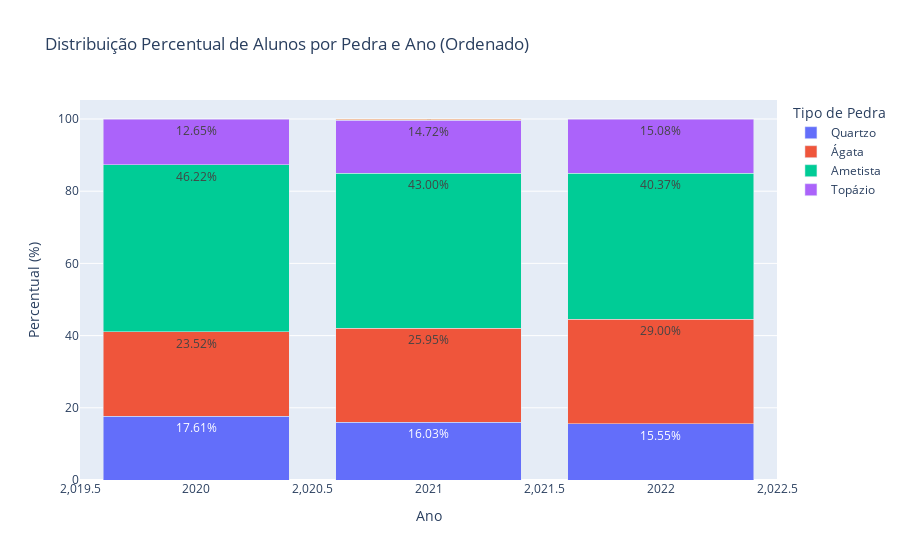

The code cell stored with this chart in its notebook:
### Markdown cell above
### Análise de Alunos que Atingiram o Ponto de Virada por Ano

O gráfico acima apresenta a evolução do número de alunos que atingiram o ponto de virada ao longo dos anos de 2020, 2021 e 2022. O ponto de virada é um indicador significativo de progresso no desempenho acadêmico, marcando uma mudança positiva na trajetória educacional do aluno. O gráfico também mostra o percentual desses alunos em relação ao total de alunos matriculados em cada ano.

- **2020**: No ano de 2020, 94 alunos atingiram o ponto de virada, representando 12,93% do total de alunos. Este percentual sugere que uma parcela considerável dos alunos conseguiu superar desafios acadêmicos significativos.

- **2021**: Em 2021, o número de alunos que atingiram o ponto de virada aumentou para 108, correspondendo a 15,74% do total. Esse aumento tanto no número absoluto quanto no percentual indica que mais alunos estavam progredindo academicamente de maneira significativa.

- **2022**: O ano de 2022 mostra uma continuidade no aumento do número de alunos que atingiram o ponto de virada, chegando a 113. No entanto, o percentual relativo caiu para 13,11%, o que pode ser explicado pelo crescimento do número total de alunos matriculados, diluindo a representatividade do grupo que atingiu esse ponto.

### Conclusão:
A análise sugere uma tendência positiva de crescimento no número absoluto de alunos que atingem o ponto de virada, o que é um sinal encorajador para o desenvolvimento acadêmico. No entanto, a variação no percentual ao longo dos anos aponta para a importância de contextualizar esses avanços dentro do crescimento do corpo discente total. Isso pode indicar que, embora mais alunos estejam progredindo, a proporção de sucesso relativo pode estar diminuindo, o que requer uma análise mais aprofundada das causas.

### Code cell
# Contando a quantidade de alunos por pedra para cada ano
pedra_por_ano_2020 = df_2020.groupby('PEDRA')['NOME'].count().reset_index()
pedra_por_ano_2020['Ano'] = 2020

pedra_por_ano_2021 = df_2021.groupby('PEDRA')['NOME'].count().reset_index()
pedra_por_ano_2021['Ano'] = 2021

pedra_por_ano_2022 = df_2022.groupby('PEDRA')['NOME'].count().reset_index()
pedra_por_ano_2022['Ano'] = 2022

# Adicionando a coluna de porcentagem para cada ano
pedra_por_ano_2020['Percentual'] = (pedra_por_ano_2020['NOME'] / pedra_por_ano_2020['NOME'].sum()) * 100
pedra_por_ano_2021['Percentual'] = (pedra_por_ano_2021['NOME'] / pedra_por_ano_2021['NOME'].sum()) * 100
pedra_por_ano_2022['Percentual'] = (pedra_por_ano_2022['NOME'] / pedra_por_ano_2022['NOME'].sum()) * 100

# Concatenando os resultados em um único DataFrame
pedra_por_ano = pd.concat([pedra_por_ano_2020, pedra_por_ano_2021, pedra_por_ano_2022])

# Ajustando os nomes das colunas
pedra_por_ano.columns = ['Pedra', 'Quantidade de Alunos', 'Ano', 'Percentual']

# Arredondando o percentual para 2 casas decimais
pedra_por_ano['Percentual'] = pedra_por_ano['Percentual'].round(2)

# Criando um dicionário para associar as pedras ao intervalo de valores
valor_pedra = {
    'Quartzo': 1,
    'Ágata': 2,
    'Ametista': 3,
    'Topázio': 4
}

# Adicionando a coluna de ordem com base no intervalo de valores
pedra_por_ano['Ordem'] = pedra_por_ano['Pedra'].map(valor_pedra)

# Ordenando o DataFrame com base na coluna 'Ordem'
pedra_por_ano = pedra_por_ano.sort_values(by='Ordem')

# Criando o gráfico de barras empilhadas com percentuais e ordenado
fig = px.bar(pedra_por_ano, x='Ano', y='Percentual', color='Pedra',
             text=pedra_por_ano['Percentual'].apply(lambda x: f'{x:.2f}%'), 
             title='Distribuição Percentual de Alunos por Pedra e Ano (Ordenado)',
             labels={'Percentual': 'Percentual (%)', 'Ano': 'Ano', 'Pedra': 'Tipo de Pedra'})

# Customizando o layout
fig.update_traces(textposition='inside', textfont_size=12)
fig.update_layout(barmode='stack')

# Exibindo o gráfico
fig.show()

### Figure 1 — Plotly figure (JSON) as saved in the notebook; plotly's stock layout.template omitted (floating-point values rounded to 4 significant figures)
{"data": [{"alignmentgroup": "True", "hovertemplate": "Tipo de Pedra=Quartzo<br>Ano=%{x}<br>Percentual (%)=%{y}<br>text=%{text}<extra></extra>", "legendgroup": "Quartzo", "marker": {"color": "#636efa", "pattern": {"shape": ""}}, "name": "Quartzo", "offsetgroup": "Quartzo", "orientation": "v", "showlegend": true, "text": ["17.61%", "16.03%", "15.55%"], "textfont": {"size": 12}, "textposition": "inside", "type": "bar", "x": [2020, 2021, 2022], "xaxis": "x", "y": [17.61, 16.03, 15.55], "yaxis": "y"}, {"alignmentgroup": "True", "hovertemplate": "Tipo de Pedra=Ágata<br>Ano=%{x}<br>Percentual (%)=%{y}<br>text=%{text}<extra></extra>", "legendgroup": "Ágata", "marker": {"color": "#EF553B", "pattern": {"shape": ""}}, "name": "Ágata", "offsetgroup": "Ágata", "orientation": "v", "showlegend": true, "text": ["23.52%", "25.95%", "29.00%"], "textfont": {"size": 12}, "textposition": "inside", "type": "bar", "x": [2020, 2021, 2022], "xaxis": "x", "y": [23.52, 25.95, 29], "yaxis": "y"}, {"alignmentgroup": "True", "hovertemplate": "Tipo de Pedra=Ametista<br>Ano=%{x}<br>Percentual (%)=%{y}<br>text=%{text}<extra></extra>", "legendgroup": "Ametista", "marker": {"color": "#00cc96", "pattern": {"shape": ""}}, "name": "Ametista", "offsetgroup": "Ametista", "orientation": "v", "showlegend": true, "text": ["46.22%", "43.00%", "40.37%"], "textfont": {"size": 12}, "textposition": "inside", "type": "bar", "x": [2020, 2021, 2022], "xaxis": "x", "y": [46.22, 43, 40.37], "yaxis": "y"}, {"alignmentgroup": "True", "hovertemplate": "Tipo de Pedra=Topázio<br>Ano=%{x}<br>Percentual (%)=%{y}<br>text=%{text}<extra></extra>", "legendgroup": "Topázio", "marker": {"color": "#ab63fa", "pattern": {"shape": ""}}, "name": "Topázio", "offsetgroup": "Topázio", "orientation": "v", "showlegend": true, "text": ["12.65%", "14.72%", "15.08%"], "textfont": {"size": 12}, "textposition": "inside", "type": "bar", "x": [2020, 2021, 2022], "xaxis": "x", "y": [12.65, 14.72, 15.08], "yaxis": "y"}, {"alignmentgroup": "True", "hovertemplate": "Tipo de Pedra=<br>Ano=%{x}<br>Percentual (%)=%{y}<br>text=%{text}<extra></extra>", "legendgroup": "", "marker": {"color": "#FFA15A", "pattern": {"shape": ""}}, "name": "", "offsetgroup": "", "orientation": "v", "showlegend": false, "text": ["0.29%"], "textfont": {"size": 12}, "textposition": "inside", "type": "bar", "x": [2021], "xaxis": "x", "y": [0.29], "yaxis": "y"}], "layout": {"barmode": "stack", "legend": {"title": {"text": "Tipo de Pedra"}, "tracegroupgap": 0}, "title": {"text": "Distribuição Percentual de Alunos por Pedra e Ano (Ordenado)"}, "xaxis": {"anchor": "y", "domain": [0, 1], "title": {"text": "Ano"}}, "yaxis": {"anchor": "x", "domain": [0, 1], "title": {"text": "Percentual (%)"}}}}
